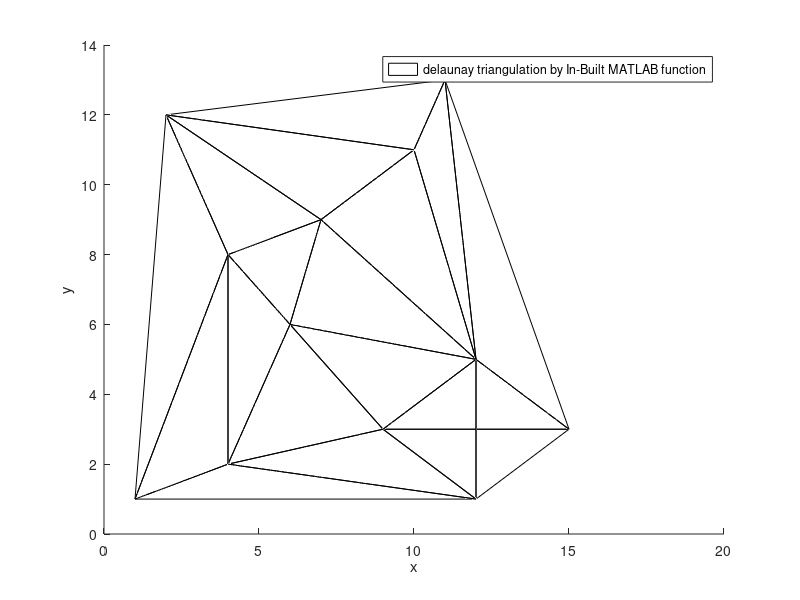

MATLAB code to generate this figure: (Note: this script raises an error after producing the figure.)
clc;
clear all;
close all;

%% input points

pts = [1,1;
    6,6;
    12,3;
    15,3;
    12,1;
    4,8;
    7,9;
    9,3;
    11,13;
    12,5;
    2,12;
    10,11;
    4,2
    ];

% pts = unique(randi([1,200],100,2),'rows');        %activate for random inputs
pts = [pts,[1:size(pts,1)]'];   % all points are denoted by [x y index]

spacing  = 2000;          % increase this to accomoate all points inside super triangle


%% delaunay triangulation by In-Built MATLAB function
tic;
figure('Name','delaunay triangulation by In-Built MATLAB function');
tri = delaunay(pts(:,1:2));      %delaunay triangulation using MATLAB
patch('Faces',tri,'Vertices',pts,'FaceColor','none');   %plotting triangulation
legend('delaunay triangulation by In-Built MATLAB function')
xlabel('x');ylabel('y');
toc;

%% delaunay triangulation by Delaunay_MAIN
tic;
tri_new = Delaunay_MAIN(pts,spacing);
toc;
